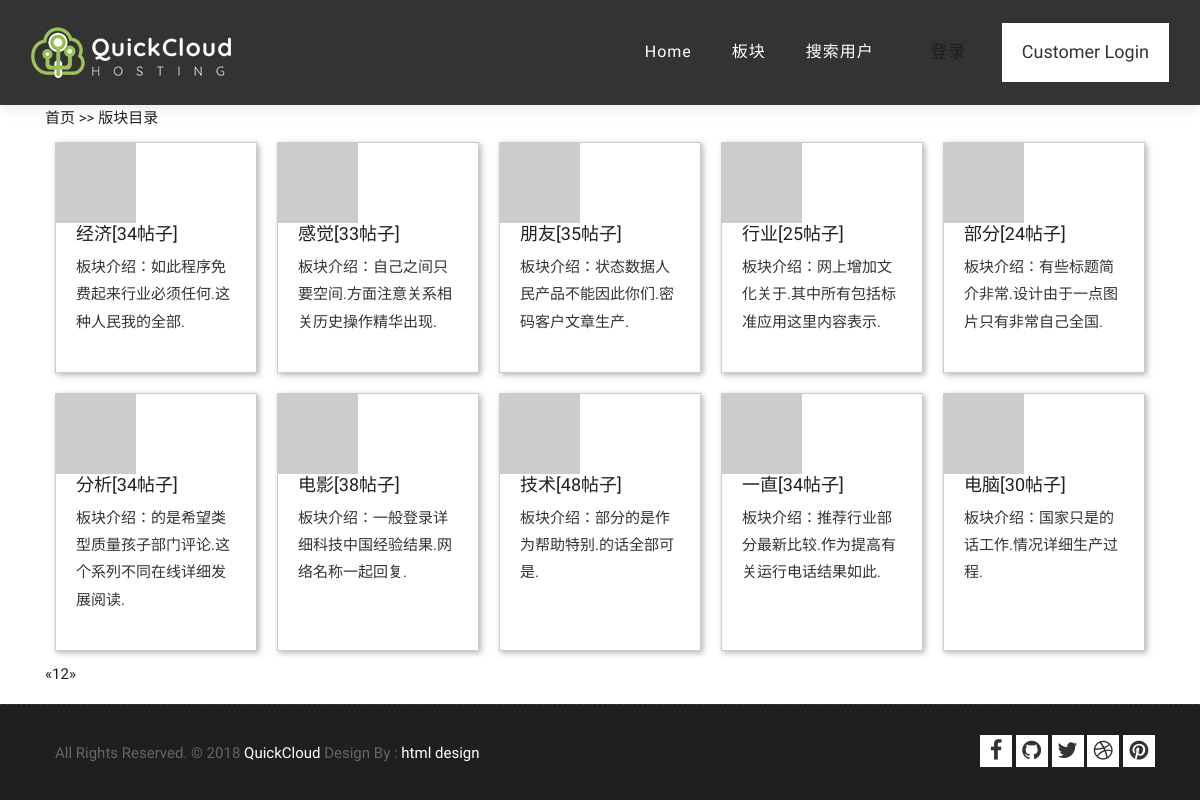
/boards, run on the app's committed database.
### app/models.py (models this page shows, shortened)
class Board(db.Model):
    __tablename__ = 'boards'
    id = db.Column(db.Integer, primary_key=True)
    name = db.Column(db.String(64), unique=True, index=True)
    intoduction = db.Column(db.Text())
    timestamp = db.Column(db.DateTime, default=datetime.datetime.utcnow)
    avatar_hash = db.Column(db.String(32))
    posts = db.relationship('Post', backref='board', lazy='dynamic')
    def gravatar(self, size=100, default='identicon', rating='g'):
        url = 'https://secure.gravatar.com/avatar'
        return '{url}/{hash}?s={size}&d={default}&r={rating}'.format(
            url=url, hash=self.avatar_hash, size=size, default=default, rating=rating
        )

### app/main/views.py (the view)
@main.route('/boards', methods=['GET', 'POST'])
def boards():
    form = PostForm()
    if current_user.can(Permission.WRITE) and form.validate_on_submit():
        post = Post(body = form.body.data,
                    author=current_user._get_current_object())
        db.session.add(post)
        db.session.commit()
        return redirect(url_for('.boards'))
    page = request.args.get('page', 1, type=int)
    pagination = Board.query.order_by(Board.timestamp.desc()).paginate(
        page, per_page=current_app.config['BBS_BOARDS_PER_PAGE'],
        error_out=False
    )
    boards = pagination.items
    return render_template('boards.html',boards=boards,pagination=pagination, form=form)

### app/auth/views.py (called while the page is built)
@auth.before_app_request
def before_request():
    if current_user.is_authenticated:
        current_user.ping()
        if not current_user.confirmed \
                and request.endpoint\
                and request.endpoint[:5] != 'auth.'\
                and request.endpoint != 'static':
            return redirect(url_for('auth.unconfirmed'))

### app/main/__init__.py (called while the page is built)
@main.app_context_processor
def inject_permission():
    return dict(Permission=Permission)

### app/models.py (called while the page is built)
    def can(self, permissions):
        return False

    def is_administrator(self):
        return False

### app/templates/boards.html (shortened to what this page needs)
{% extends "base.html" %}
{% from 'bootstrap/form.html' import render_form %}
{% import "_macros.html" as macros %}
{% block page_content %}
<div class="page-header">
    <a  href="{{url_for('.index')}}"> 首页 </a>  >> <a href="{{url_for('.boards')}}"> 版块目录 </a>
</div>
{% include '_boards.html' %}
{% if pagination %}
<div class="pagination">
    {{ macros.pagination_widget(pagination, '.boards') }}
</div>
{% endif %}
{% endblock %}

### app/templates/_boards.html
<main class="grid">
  {% for board in boards %}
    <article>
        <a  href="{{ url_for('.board',boardname=board.name) }}">
            <img src="{{ board.gravatar(size=256) }}" alt="Board photo">
        </a>
        <div class="text">
            <h3><a href="{{ url_for('.board',boardname=board.name) }}">{{ board.name }}</a>[{{board.posts.count()}}帖子]</h3>
          <p>板块介绍：{{ board.intoduction }}</p>
        </div>
    </article>
  {% endfor %}
</main>

### app/static/styles.css (style rules this page uses)
div.pagination { width: 100%; text-align: left; padding: 0px; margin: 0px; }
.grid { display: grid; grid-template-columns: repeat(auto-fill, minmax(200px, 1fr)); grid-gap: 20px; align-items: stretch; padding: 10px; }
.grid > article { border: 1px solid #ccc; box-shadow: 2px 2px 6px 0px rgba(0,0,0,0.3); }
.grid > article img { max-width: 100%; }
.text { padding: 0 20px 20px; }

### app/static/style.css (style rules this page uses)
body { color: #333333; font-size: 15px; font-family: 'Quicksand', sans-serif; line-height: 1.80857; }
html, body { height: 100%; }
a { color: #1f1f1f; text-decoration: none !important; outline: none !important; -webkit-transition: all .3s ease-in-out; -moz-transition: all .3s ease-in-out; -ms-transition: all .3s ease-in-out; -o-transition: all .3s ease-in-out; transition: all .3s ease-in-out; }
h1, h2, h3, h4, h5, h6 { letter-spacing: 0; font-weight: normal; position: relative; padding: 0 0 10px 0; font-weight: normal; line-height: 120% !important; color: #1f1f1f; margin: 0 }
h3 { font-size: 18px }
h1 a, h2 a, h3 a, h4 a, h5 a, h6 a { color: #212121; text-decoration: none!important; opacity: 1 }
a { color: #1f1f1f; text-decoration: none; outline: none; }
a, .btn { text-decoration: none !important; outline: none !important; -webkit-transition: all .3s ease-in-out; -moz-transition: all .3s ease-in-out; -ms-transition: all .3s ease-in-out; -o-transition: all .3s ease-in-out; transition: all .3s ease-in-out; }

### data on the page
Board: name "经济", posts.count "34", intoduction "如此程序免费起来行业必须任何.这种人民我的全部."
Board: name "感觉", posts.count "33", intoduction "自己之间只要空间.方面注意关系相关历史操作精华出现."
Board: name "朋友", posts.count "35", intoduction "状态数据人民产品不能因此你们.密码客户文章生产."
Board: name "行业", posts.count "25", intoduction "网上增加文化关于.其中所有包括标准应用这里内容表示."
Board: name "部分", posts.count "24", intoduction "有些标题简介非常.设计由于一点图片只有非常自己全国."
Board: name "分析", posts.count "34", intoduction "的是希望类型质量孩子部门评论.这个系列不同在线详细发展阅读."
Board: name "电影", posts.count "38", intoduction "一般登录详细科技中国经验结果.网络名称一起回复."
Board: name "技术", posts.count "48", intoduction "部分的是作为帮助特别.的话全部可是."
Board: name "一直", posts.count "34", intoduction "推荐行业部分最新比较.作为提高有关运行电话结果如此."
Board: name "电脑", posts.count "30", intoduction "国家只是的话工作.情况详细生产过程."

### other printed values
{{ p }} "1"
{{ p }} "2"
